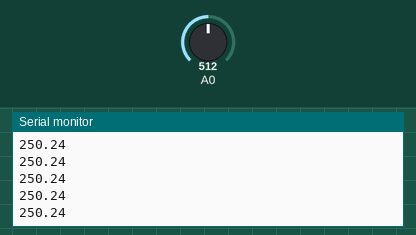
Recording of a sketch running on a simulated Arduino Uno, built with avr-gcc and run on an emulated ATmega328P. Parts: the last lines printed to the serial monitor. Inputs (shaded band) come from the test bench; at power-on: A0 = 512.

Above: at 1.2 s.
1.3 s: A0 set to 716
At 1.9 s:
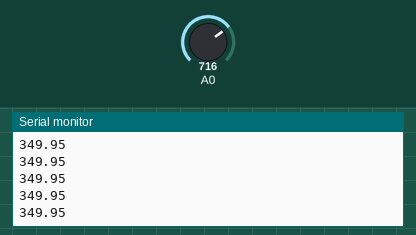
2.8 s: A0 set to 900
At 3.9 s:
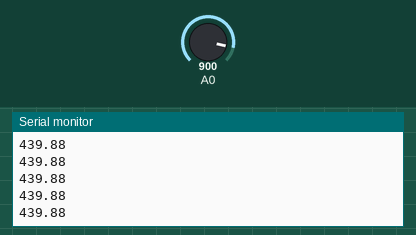
Timing chart, 0 to 5.8 s (numbered marks = the images above; inputs shaded):
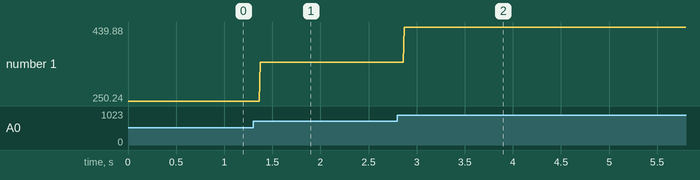

The sketch:

lm35.ino
```cpp
void setup() {
  // initialize serial communication at 9600 bits per second:
  Serial.begin(9600);
}

// the loop routine runs over and over again forever:
void loop() {
  // read the input on analog pin 0:
  int sensorValue = analogRead(A0);
  float voltage = sensorValue*(5.0/1023);
  float milli_volt = voltage*1000;
  float temp = milli_volt/10;
  // print out the value you read:
  Serial.println(temp);
  delay(1);        // delay in between reads for stability
}
```

Measured:
- after the input at 1.3 s, the serial monitor: prints a new line after 0.07 s (image 1)
- after the input at 2.8 s, the serial monitor: prints a new line after 0.07 s (image 2)
- plotted number 1: 250.24 → 349.95 after the input at 1.3 s, 349.95 → 439.88 after the input at 2.8 s
